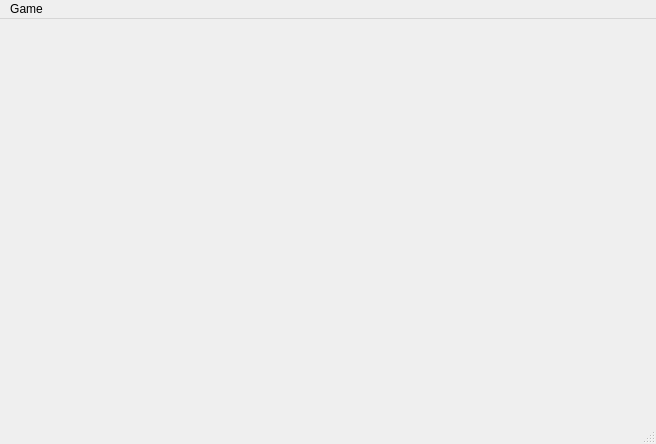
<?xml version="1.0" encoding="UTF-8"?>
<ui version="4.0">
 <class>OthelloUi</class>
 <widget class="QMainWindow" name="OthelloUi">
  <property name="geometry">
   <rect>
    <x>0</x>
    <y>0</y>
    <width>656</width>
    <height>444</height>
   </rect>
  </property>
  <property name="windowTitle">
   <string>MainWindow</string>
  </property>
  <property name="windowIcon">
   <iconset resource="resource.qrc">
    <normaloff>:/Othello-risorse/resurces/logo.png</normaloff>:/Othello-risorse/resurces/logo.png</iconset>
  </property>
  <widget class="QWidget" name="centralwidget"/>
  <widget class="QMenuBar" name="menuBar">
   <property name="geometry">
    <rect>
     <x>0</x>
     <y>0</y>
     <width>656</width>
     <height>21</height>
    </rect>
   </property>
   <widget class="QMenu" name="menuFile">
    <property name="title">
     <string>Game</string>
    </property>
    <addaction name="actionNew_Game"/>
   </widget>
   <addaction name="menuFile"/>
  </widget>
  <widget class="QStatusBar" name="statusBar"/>
  <action name="actionNew_Game">
   <property name="text">
    <string>New Game</string>
   </property>
  </action>
 </widget>
 <resources>
  <include location="resource.qrc"/>
 </resources>
 <connections/>
</ui>
